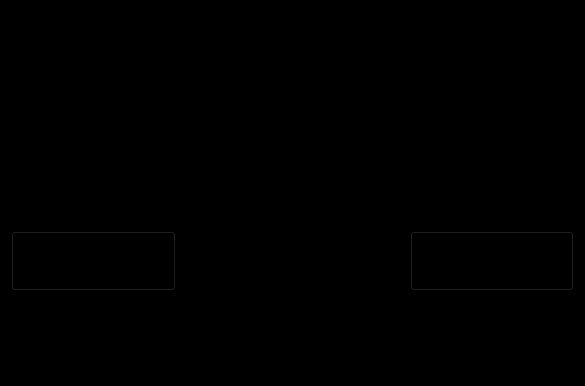
<?xml version="1.0" encoding="UTF-8"?>
<ui version="4.0">
 <class>TransportMenuOptions</class>
 <widget class="QWidget" name="TransportMenuOptions">
  <property name="geometry">
   <rect>
    <x>0</x>
    <y>0</y>
    <width>585</width>
    <height>386</height>
   </rect>
  </property>
  <property name="windowTitle">
   <string>Form</string>
  </property>
  <property name="styleSheet">
   <string notr="true">background-color: rgb(0, 0, 0);</string>
  </property>
  <layout class="QGridLayout" name="gridLayout_2">
   <item row="0" column="0">
    <layout class="QGridLayout" name="gridLayout">
     <item row="0" column="0" alignment="Qt::AlignHCenter">
      <widget class="QRadioButton" name="stashRadio">
       <property name="text">
        <string>Stash</string>
       </property>
      </widget>
     </item>
     <item row="0" column="2">
      <widget class="QRadioButton" name="horseRadio">
       <property name="text">
        <string>Horse</string>
       </property>
      </widget>
     </item>
     <item row="0" column="4">
      <widget class="QRadioButton" name="ramRadio">
       <property name="text">
        <string>Ram</string>
       </property>
      </widget>
     </item>
     <item row="0" column="1">
      <widget class="QRadioButton" name="boatRadio">
       <property name="text">
        <string>Boat</string>
       </property>
      </widget>
     </item>
     <item row="4" column="1" colspan="3" alignment="Qt::AlignHCenter">
      <widget class="QLabel" name="label">
       <property name="text">
        <string>Select materiel to transport</string>
       </property>
      </widget>
     </item>
     <item row="1" column="1">
      <widget class="QCheckBox" name="horseOnBoat">
       <property name="text">
        <string>Horse</string>
       </property>
      </widget>
     </item>
     <item row="0" column="3">
      <widget class="QRadioButton" name="weaponRadio">
       <property name="text">
        <string>Weapon</string>
       </property>
      </widget>
     </item>
     <item row="1" column="2">
      <widget class="QCheckBox" name="weaponOnHorse">
       <property name="text">
        <string>Weapon</string>
       </property>
      </widget>
     </item>
     <item row="2" column="2">
      <widget class="QCheckBox" name="ramOnHorse">
       <property name="text">
        <string>Ram</string>
       </property>
      </widget>
     </item>
     <item row="3" column="1">
      <widget class="QCheckBox" name="ramOnBoat">
       <property name="text">
        <string>Ram</string>
       </property>
      </widget>
     </item>
     <item row="4" column="0">
      <widget class="MyButton" name="backButton">
       <property name="sizePolicy">
        <sizepolicy hsizetype="MinimumExpanding" vsizetype="Fixed">
         <horstretch>0</horstretch>
         <verstretch>0</verstretch>
        </sizepolicy>
       </property>
       <property name="minimumSize">
        <size>
         <width>100</width>
         <height>40</height>
        </size>
       </property>
       <property name="maximumSize">
        <size>
         <width>200</width>
         <height>60</height>
        </size>
       </property>
       <property name="text">
        <string>Back</string>
       </property>
      </widget>
     </item>
     <item row="2" column="1">
      <widget class="QCheckBox" name="weaponOnBoat">
       <property name="text">
        <string>Weapon</string>
       </property>
      </widget>
     </item>
     <item row="4" column="4">
      <widget class="MyButton" name="acceptButton">
       <property name="sizePolicy">
        <sizepolicy hsizetype="MinimumExpanding" vsizetype="Fixed">
         <horstretch>0</horstretch>
         <verstretch>0</verstretch>
        </sizepolicy>
       </property>
       <property name="minimumSize">
        <size>
         <width>100</width>
         <height>40</height>
        </size>
       </property>
       <property name="maximumSize">
        <size>
         <width>200</width>
         <height>60</height>
        </size>
       </property>
       <property name="text">
        <string>Accept</string>
       </property>
      </widget>
     </item>
     <item row="1" column="0" rowspan="3">
      <widget class="PlayerIndicatorView" name="playerHex">
       <property name="minimumSize">
        <size>
         <width>150</width>
         <height>105</height>
        </size>
       </property>
       <property name="maximumSize">
        <size>
         <width>150</width>
         <height>105</height>
        </size>
       </property>
      </widget>
     </item>
    </layout>
   </item>
  </layout>
 </widget>
 <customwidgets>
  <customwidget>
   <class>PlayerIndicatorView</class>
   <extends>QGraphicsView</extends>
   <header>playerindicatorview.h</header>
  </customwidget>
  <customwidget>
   <class>MyButton</class>
   <extends>QPushButton</extends>
   <header>mybutton.h</header>
  </customwidget>
 </customwidgets>
 <resources/>
 <connections/>
</ui>
